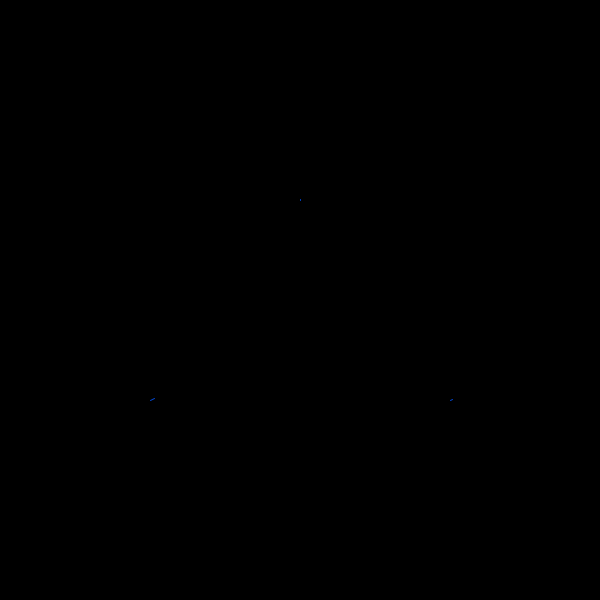
Frame 1 (no input)
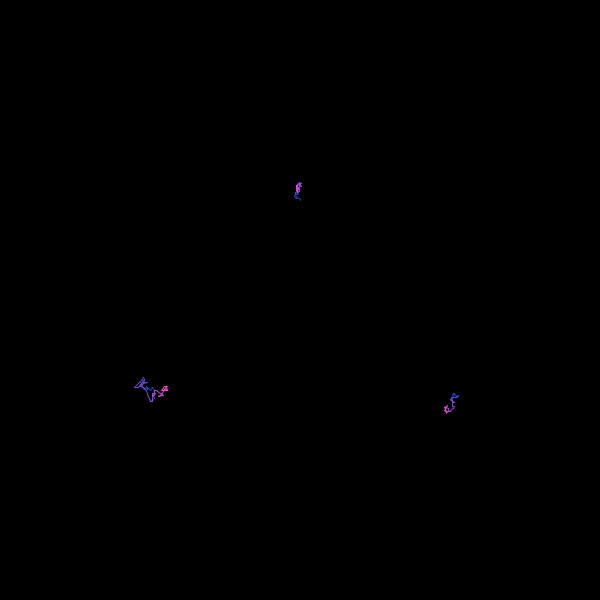
Frame 60 (the mouse pressed at the canvas centre just before this capture)
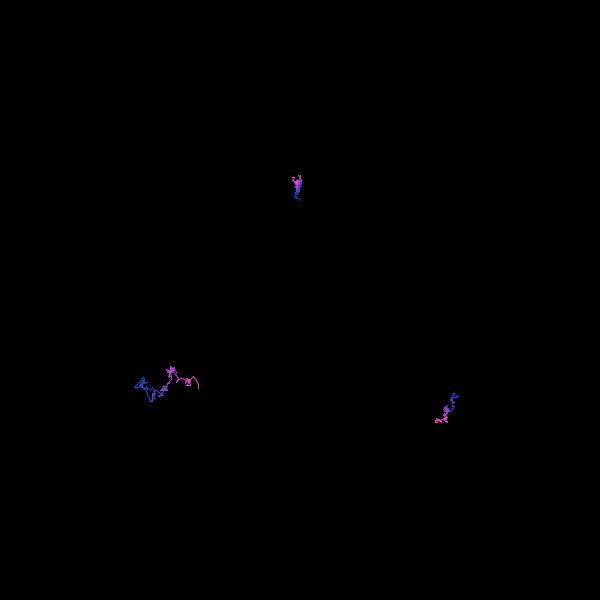
Frame 120 (the mouse held since frame 60 and released just before this capture)

The Processing sketch that drew these frames (run headless with seeded random() and noise(); from frame 60 on, the mouse is pressed at the canvas centre):

// Processing sketch: pepes
// ── pepes.pde
Linea l1,l2,l3;
void setup(){

  size(600,600);
  l1 = new Linea(300,200,3);
  l2 = new Linea(150,400,5);
  l3 = new Linea(450,400,3);

}

void draw(){
  background(0);
  l1.agregar();
  l1.draw();
  l2.agregar();
  l2.draw();
  l3.agregar();
  l3.draw();
  delay(1);
}

class Linea{
  ArrayList puntos;
  int ran;
  
  Linea(int nx, int ny, int r){
    ran = r;
    puntos = new ArrayList(); 
    puntos.add(new Punto(nx,ny));  
  }
  
  void agregar(){
     int x,y,pos;
     Punto aux; 
     
     pos = puntos.size()-1;
     aux = (Punto) puntos.get(pos);
     
     x = aux.x + int(random(-ran,ran));
     y = aux.y + int(random(-ran,ran));
     
     puntos.add(new Punto(x,y));
     //if (pos > 20000){
     //  puntos.remove(0); 
     //}
  }
  
  void draw(){
    Punto aux1,aux2;
    int lar = puntos.size()-1;
    for(int i = 0; i < lar;i++){
       aux1 = (Punto) puntos.get(i);
       aux2 = (Punto) puntos.get(i+1);
       stroke((i/float(lar))*255,70,209);
       line(aux1.x,aux1.y,aux2.x,aux2.y);
    }
  }

}

class Punto{
  int x,y;
  
  Punto(int nx, int ny){
    x = nx;
    y = ny;
  } 
}
